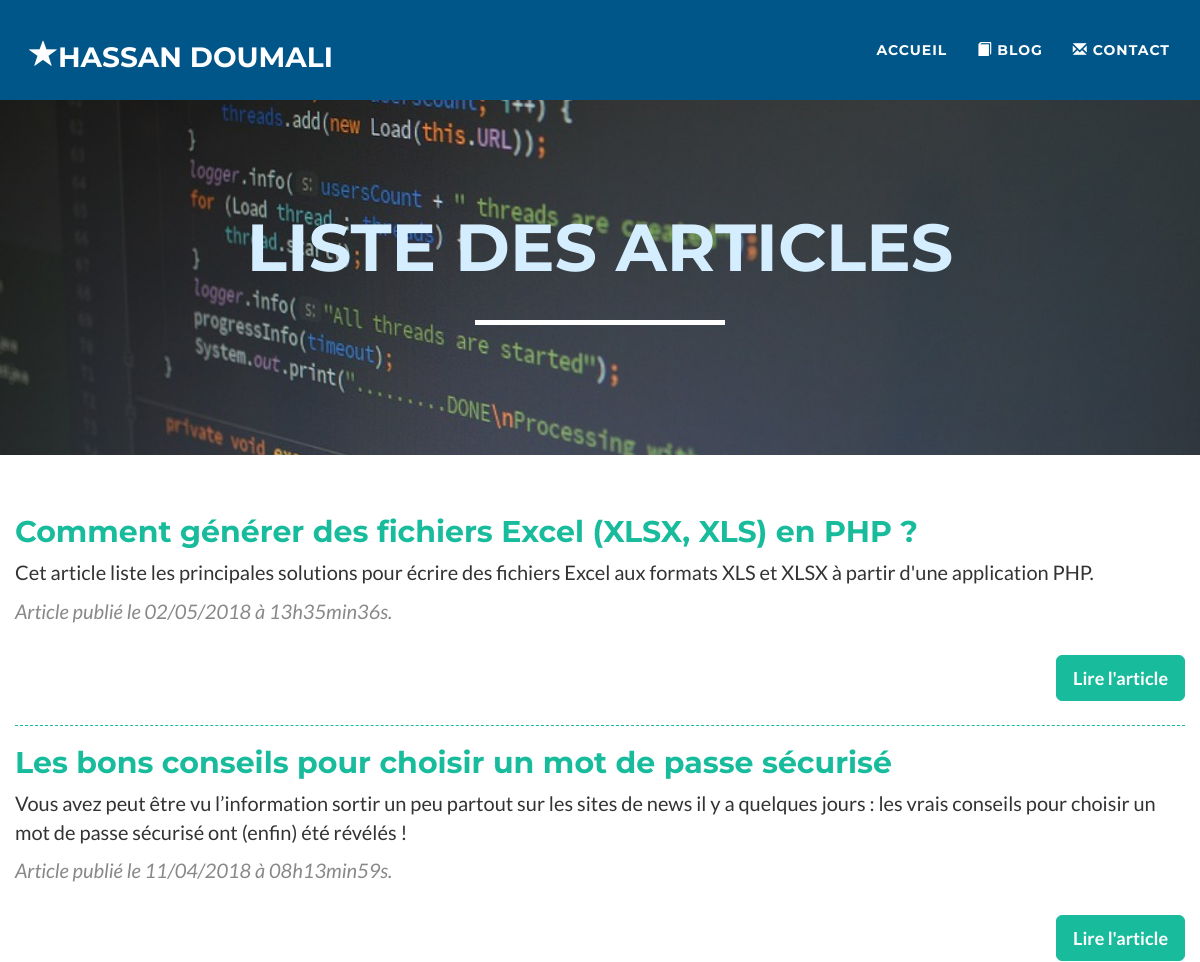
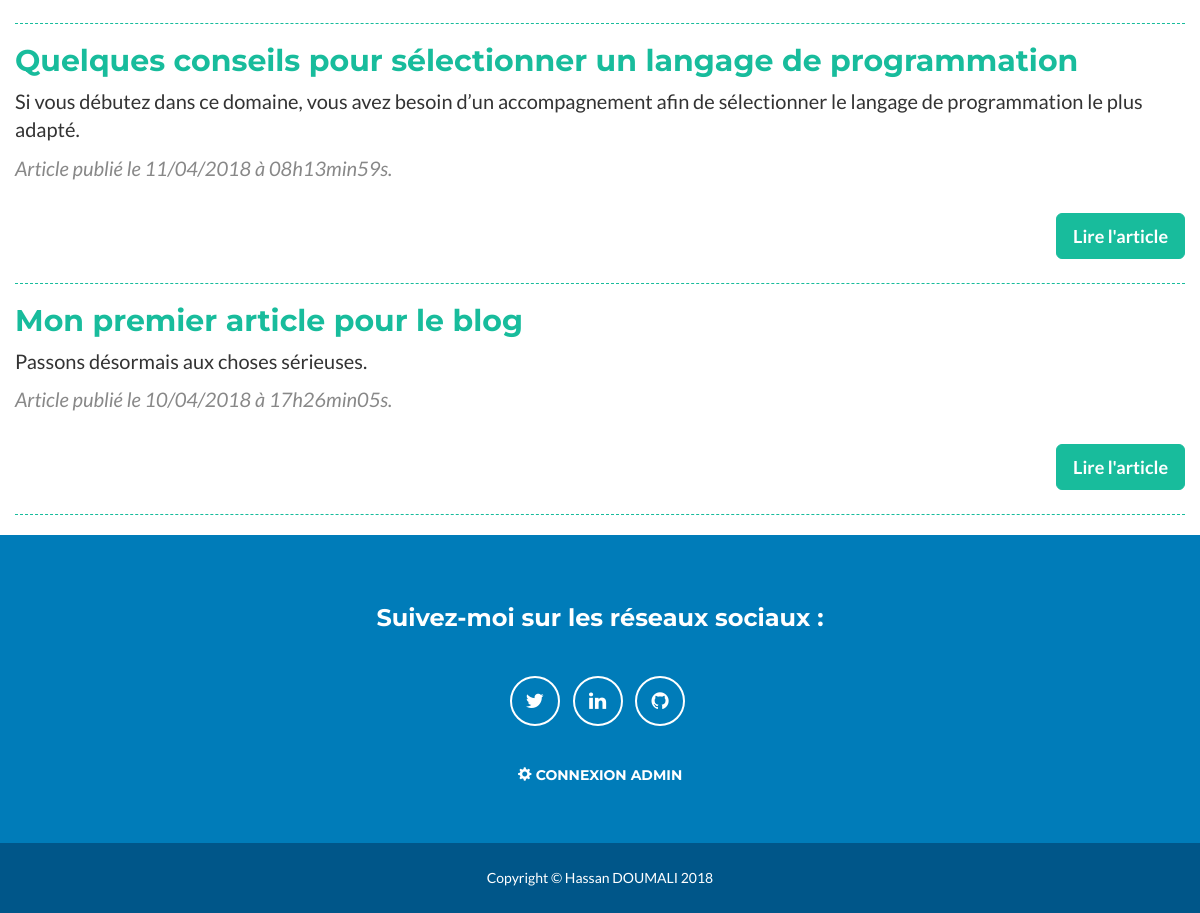
The page /index.php?action=articles on the database its author committed (2 pictures, top to bottom).
### tables this page shows
CREATE TABLE IF NOT EXISTS `article` (
  `id` int(11) NOT NULL AUTO_INCREMENT,
  `title` varchar(255) NOT NULL,
  `chapo` varchar(255) NOT NULL,
  `content` varchar(1000) NOT NULL,
  `author` varchar(100) NOT NULL,
  `article_date` datetime NOT NULL,
  PRIMARY KEY (`id`)
);

### app/Controller/ControllerArticle.php (called while the page is built, shortened)
<?php
class ControllerArticle
{
  private $articles;
  public function __construct() {
      $this->articles = new ArticleManager();
  }
  public function articles()
  {
      $articles = $this->articles->getArticles();
      $vue = new View("Articles");
      $vue->generer(array('articles' => $articles));
  }
}

### index.php (called while the page is built, shortened)
<?php
$routeur = new Router();
$routeur->routerRequest();

### app/Model/ArticleManager.php (called while the page is built, shortened)
<?php
class ArticleManager extends Model
{
  public function getArticles()
  {
      $articles = [];
      $sql = 'SELECT id, title, chapo, content, DATE_FORMAT(article_date, \'%d/%m/%Y à %Hh%imin%ss\') AS article_date_fr FROM article ORDER BY article_date DESC';
      $request = $this->executerRequete($sql);
      while ($datas = $request->fetch())
      {
        $articles[] = new Article($datas);
      }
      return $articles;
  }
}

### app/lib/Configuration.php (called while the page is built, shortened)
<?php
class Configuration
{
    private static $parametres;
    public static function get($nom, $valeurParDefaut = null)
    {
        if (isset(self::getParametres()[$nom])) {
          $valeur = self::getParametres()[$nom];
        } else {
          $valeur = $valeurParDefaut;
        }
        return $valeur;
    }
    private static function getParametres()
    {
        if (self::$parametres == null) {
          $cheminFichier = "app/Config/prod.ini";
          if (!file_exists($cheminFichier)) {
            $cheminFichier = "app/Config/dev.ini";
          }
          if (!file_exists($cheminFichier)) {
            throw new Exception("Aucun fichier de configuration trouvé");
          } else {
              self::$parametres = parse_ini_file($cheminFichier);
          }
        }
        return self::$parametres;
    }
}

### app/lib/Model.php (called while the page is built, shortened)
<?php
abstract class Model
{
    private static $bdd;
    protected function executerRequete($sql, $params = null)
    {
        if ($params == null) {
            $resultat = self::getBdd()->query($sql);
        } else {
            $resultat = self::getBdd()->prepare($sql);
            $resultat->execute($params);
        }
        return $resultat;
    }
    private static function getBdd()
    {
        if (self::$bdd === null) {
            $dsn = Configuration::get("dsn");
            $login = Configuration::get("login");
            $mdp = Configuration::get("mdp");
            self::$bdd = new \PDO($dsn, $login, $mdp,
                    array(\PDO::ATTR_ERRMODE => \PDO::ERRMODE_EXCEPTION));
        }
        return self::$bdd;
    }
}

### app/Model/Article.php (called while the page is built, shortened)
<?php
class Article
{
	private $id;
	private $title;
	private $chapo;
	private $article_date_fr;
    public function hydrate(array $datas)
    {
	  foreach ($datas as $key => $value)
	  {
	    $method = 'set'.ucfirst($key);
      }
    }
    public function getId()
    {
    	return $this->id;
    }
    public function setId($id)
    {
    	$this->id = $id;
    }
    public function getTitle()
    {
    	return $this->title;
    }
    public function setTitle($title)
    {
    	$this->title = $title;
    }
    public function getChapo()
    {
    	return $this->chapo;
    }
    public function setChapo($chapo)
    {
    	$this->chapo = $chapo;
    }
    public function getArticle_date_fr()
    {
    	return $this->article_date_fr;
    }
    public function setArticle_date_fr($article_date_fr)
    {
    	$this->article_date_fr = $article_date_fr;
    }
}

### app/View/viewArticles.php (the view, shortened to what this page needs)
<header style="background-image: url('assets/img/img1.jpg')">
	<div class="container">
            <div class="row">
                <div class="col-lg-12">
                    <div class="intro-text">
                        <span class="name">Liste des articles<span>
                        <hr class="star-light">
                    </div>
                </div>
            </div>
        </div>
</header>
<div class="container" id="viewArticle">
  <div class="row" id="content">
       <?php foreach ($articles as $article): ?>
           <h2><?= $this->clean($article->getTitle()) ?></h2>
           <p><?= $this->clean($article->getChapo()) ?></p>
           <p class="datearticle"><em>Article publié le <?= $this->clean($article->getArticle_date_fr()) ?>.</em></p><br />
           <p><a class="btn btn-primary btn-lg pull-right" href="index.php?action=article&id=<?= $article->getId(); ?>" role="button">Lire l'article</a></p><br /><br />
           <hr>
       <?php endforeach; ?>
  </div>
</div>

### rows shown on the page
article: title "Comment générer des fichiers Excel (XLSX, XLS) en PHP ?", chapo "Cet article liste les principales solutions pour écrire des fichiers Excel aux formats XLS et XLSX à partir d'une application PHP.", Article_date_fr "02/05/2018 à 13h35min36s"
article: title "Les bons conseils pour choisir un mot de passe sécurisé", chapo "Vous avez peut être vu l’information sortir un peu partout sur les sites de news il y a quelques jours : les vrais conseils pour choisir un mot de passe sécurisé ont (enfin) été révélés !", Article_date_fr "11/04/2018 à 08h13min59s"
article: title "Quelques conseils pour sélectionner un langage de programmation", chapo "Si vous débutez dans ce domaine, vous avez besoin d’un accompagnement afin de sélectionner le langage de programmation le plus adapté.", Article_date_fr "11/04/2018 à 08h13min59s"
article: title "Mon premier article pour le blog", chapo "Passons désormais aux choses sérieuses.", Article_date_fr "10/04/2018 à 17h26min05s"
